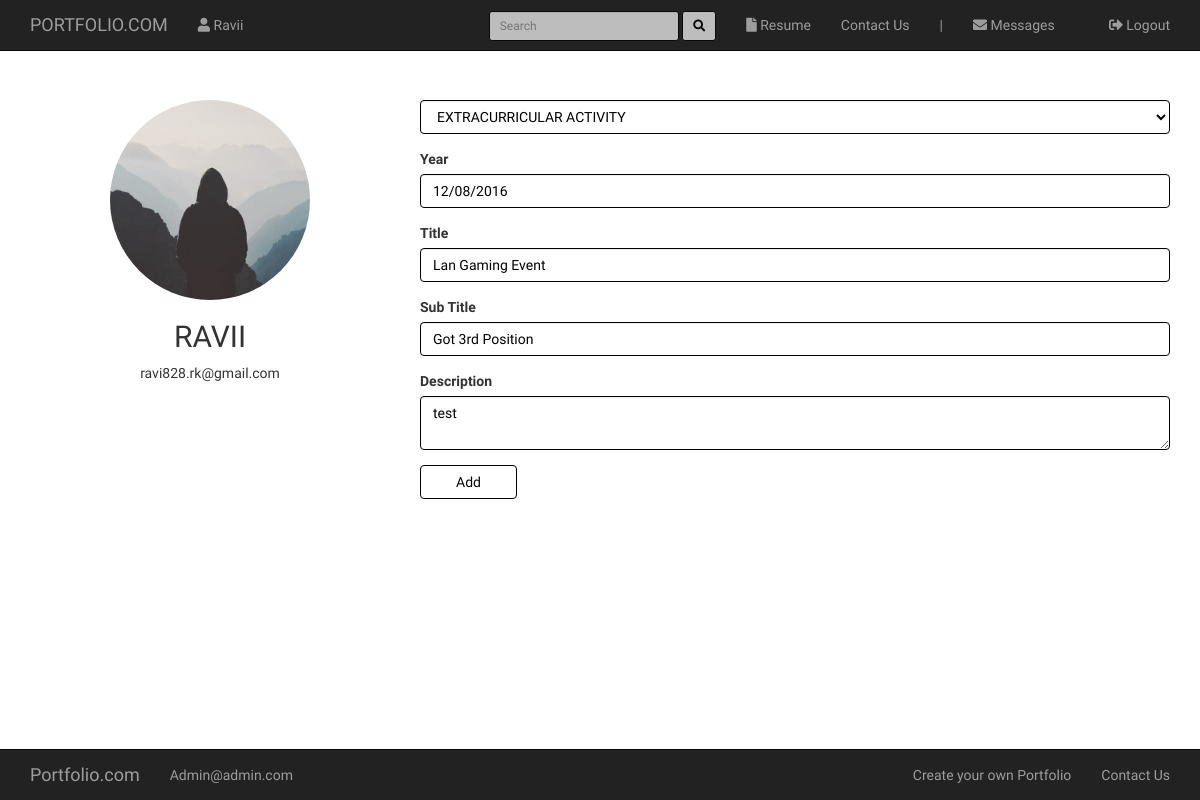
/update_resume_details/6 (signed in), run on an earlier commit of the app's database.
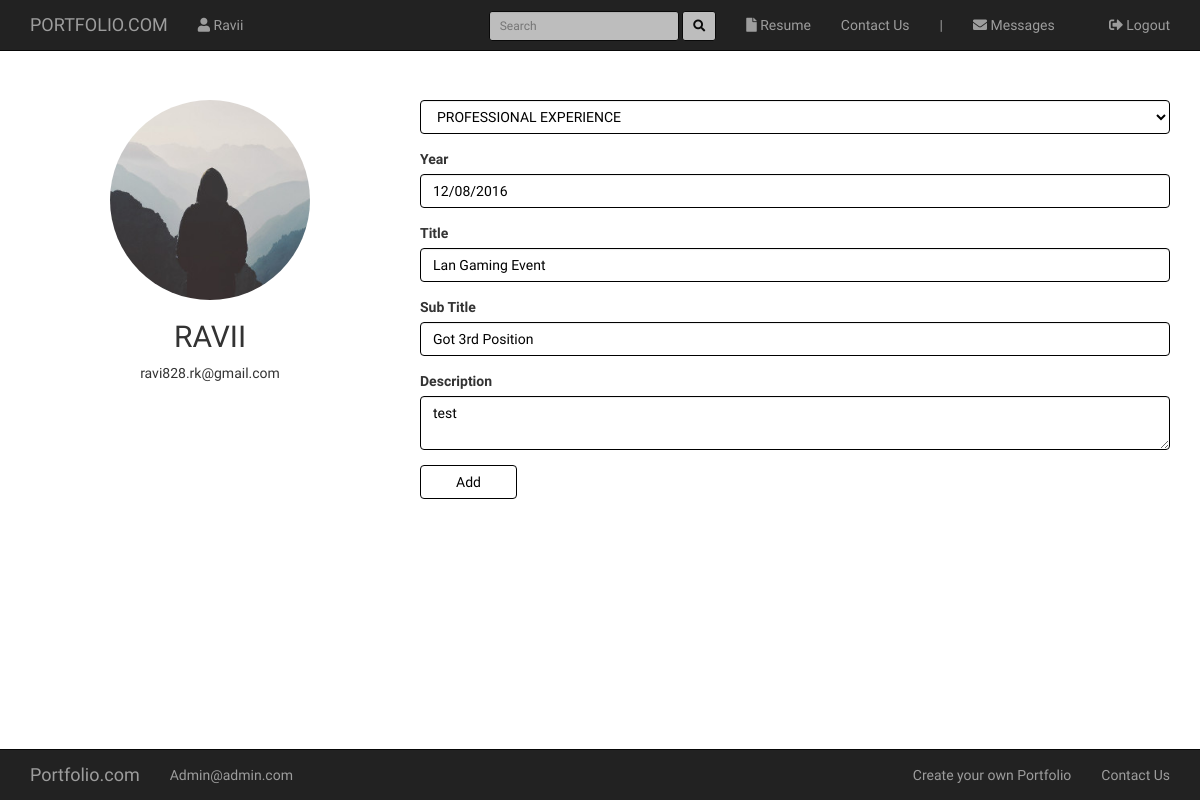
And on a later commit of the database.
### root/models.py (models this page shows, shortened)
class User(db.Model, UserMixin):
    id = db.Column(db.Integer, primary_key=True)
    username = db.Column(db.String(140), nullable=False, unique=True)
    email = db.Column(db.String(140), nullable=False, unique=True)
    password = db.Column(db.String(80), nullable=False)
    image = db.Column(db.String(120), default='default.jpg', nullable=False)
    resume = db.Column(db.String(120), default='default.pdf', nullable=False)
    name = db.Column(db.String(40))
    mobile = db.Column(db.String(14))
    phone = db.Column(db.String(14))
    dob = db.Column(db.String(20))
    address = db.Column(db.String(200))
    hobbies = db.Column(db.String(100))
    country = db.Column(db.String(30))
    city = db.Column(db.String(30))
    messages_sent = db.relationship('Message', foreign_keys='Message.sender_id', backref='author', lazy='dynamic')
    messages_received = db.relationship('Message', foreign_keys='Message.recipient_id', backref='recipient',
                                        lazy='dynamic')
    last_message_read_time = db.Column(db.DateTime)
    notifications = db.relationship('Notification', backref='user', lazy='dynamic')
    resume_details = db.relationship('Resume', backref='resume_details', lazy='dynamic')
    def new_messages(self):
        last_read_time = self.last_message_read_time or datetime(1900, 1, 1)
        return Message.query.filter_by(recipient=self).filter(Message.timestamp > last_read_time).count()

class Resume(db.Model):
    id = db.Column(db.Integer, primary_key=True)
    user_id = db.Column(db.Integer, db.ForeignKey('user.id'))
    category = db.Column(db.String(40), index=True)
    year = db.Column(db.String(30), index=True)
    title = db.Column(db.String(300), index=True)
    sub_title = db.Column(db.String(300), index=True)
    body = db.Column(db.String(800))
    timestamp = db.Column(db.DateTime, index=True, default=datetime.utcnow)

### root/routes.py (the view, shortened to what this page needs)
@app.route('/update_resume_details/<id>', methods=['POST', 'GET'])
@login_required
def update_resume_details(id):
    form = ResumeDetails()
    resume_detail = Resume.query.filter_by(id=id).first_or_404()
    print(resume_detail.resume_details.username)
    if resume_detail.resume_details.username != current_user.username:
        abort(403)
    if request.method == 'GET':
        form.category.data = resume_detail.category
        form.title.data = resume_detail.title
        form.sub_title.data = resume_detail.sub_title
        form.body.data = resume_detail.body
        form.year.data = resume_detail.year
    return render_template('resume_details.html', form=form, tilte='Update details')

### root/forms.py (shortened to what this page needs)
class ResumeDetails(FlaskForm):
    category = SelectField('Category', choices=[(x, x) for x in ['Please Select Category',
                                                                 'EDUCATION',
                                                                 'PROFESSIONAL EXPERIENCE',
                                                                 'PROJECT WORK',
                                                                 'EXTRACURRICULAR ACTIVITY']], coerce=str)
    year = StringField('Year', validators=[DataRequired()])
    title = StringField('Title', validators=[DataRequired()])
    sub_title = StringField('Sub Title', validators=[DataRequired()])
    body = TextAreaField('Description', validators=[DataRequired()])
    submit = SubmitField('Add')

### root/models.py (called while the page is built)
@login_manager.user_loader
def load_user(user_id):
    return User.query.get(int(user_id))

### root/templates/resume_details.html (shortened to what this page needs)
{% extends 'base.html' %}
{% block content %}
	<div class="col-sm-4 tc">
        <img class="img img-circle" src="{{ url_for('static', filename='profile_pics/' + current_user.image) }}" height="200px" width="200px">
        <div class="media-body">
            <h2 class="account-heading"><span style="font-family: 'Kirang Haerang', cursive;">{{ current_user.username.upper() }}</span></h2>
            <p class="text-secondary">{{ current_user.email }}</p>
        </div>
    </div>
    <div class="col-sm-8">
    	<form method="post" enctype="multipart/form-data">
			<div class="form-group">
				{% if form.category.errors %}
					{{ form.category(class="form-control is-invalid") }}
					<div class="invalid-feedback">
						{% for error in form.category.errors %}
							<span>{{ error }}</span>
						{% endfor %}
					</div>
				{% else %}
					{{ form.category(class="form-control ci") }}
				{% endif %}
			</div>
			<div class="form-group">
				{{ form.year.label }}
				{% if form.year.errors %}
					{{ form.year(class="form-control is-invalid") }}
					<div class="invalid-feedback">
						{% for error in form.year.errors %}
							<span>{{ error }}</span>
						{% endfor %}
					</div>
				{% else %}
					{{ form.year(class="form-control ci") }}
				{% endif %}
			</div>
			<div class="form-group">
				{{ form.title.label }}
				{% if form.title.errors %}
					{{ form.title(class="form-control is-invalid") }}
					<div class="invalid-feedback">
						{% for error in form.title.errors %}
							<span>{{ error }}</span>
						{% endfor %}
					</div>
				{% else %}
					{{ form.title(class="form-control ci") }}
				{% endif %}
			</div>
			<div class="form-group">
				{{ form.sub_title.label }}
				{% if form.sub_title.errors %}
					{{ form.sub_title(class="form-control is-invalid") }}
					<div class="invalid-feedback">
						{% for error in form.sub_title.errors %}
							<span>{{ error }}</span>
						{% endfor %}
					</div>
				{% else %}
					{{ form.sub_title(class="form-control ci") }}
				{% endif %}
			</div>
			<div class="form-group">
				{{ form.body.label }}
				{% if form.body.errors %}
					{{ form.body(class="form-control is-invalid") }}
					<div class="invalid-feedback">
						{% for error in form.body.errors %}
							<span>{{ error }}</span>
						{% endfor %}
					</div>
				{% else %}
					{{ form.body(class="form-control ci") }}
				{% endif %}
			</div>
			<div class="form-group">
				{{ form.submit(class="btn btn-default cb")}}
			</div>
		</form>
    </div>
{% endblock %}

### root/templates/base.html (shortened to what this page needs)
<!DOCTYPE html>
<html>
<head>
	<link rel="stylesheet" href="https://maxcdn.bootstrapcdn.com/bootstrap/3.3.7/css/bootstrap.min.css">
	<link rel="stylesheet" href="https://use.fontawesome.com/releases/v5.2.0/css/all.css" >
	<link rel="stylesheet" type="text/css" href="{{ url_for('static', filename='main.css') }}">
</head>
<body style="font-family: 'Roboto Condensed', sans-serif;">
	<nav class="navbar navbar-inverse navbar-fixed-top">
	  	<div class="container">
	    	<div class="navbar-header">
	      		<a class="navbar-brand" href="{{ url_for('home') }}"><span style="font-family: 'Kirang Haerang', cursive;">PORTFOLIO.COM</span></a>
	    	</div>
	    	<div class="collapse navbar-collapse" id="bs-example-navbar-collapse-1">
	      		<ul class="nav navbar-nav">
	      			{% if current_user.is_authenticated %}
	        		<li class=""><a href="{{ url_for('account') }}"><i class="fas fa-user"></i> {{ current_user.username }}</a></li>
	        		{% endif %}
	      		</ul>
	      		<ul class="nav navbar-nav navbar-right">
	      			{% if current_user.is_authenticated %}
	        		<li><a href="{{ url_for('resume') }}"><i class="fas fa-file"></i> Resume</a></li>
	        		<li><a href="{{ url_for('contact_us') }}">Contact Us</a></li>
	        		<li class=""><a href="#"> | </a></li>
	      			<li>
                        <a href="{{ url_for('messages') }}"><i class="fas fa-envelope"></i>
                            {{ 'Messages' }}
                            {% set new_messages = current_user.new_messages() %}
                        </a>
                    </li>
	        		<li class=""><a href="{{ url_for('logout') }}"><i class="fas fa-sign-out-alt"></i> Logout</a></li>
	        		{% else %}
	        		<li class=""><a href="{{ url_for('login') }}"><i class="fas fa-sign-in-alt"></i> Login</a></li>
	        		{% endif %}
	      		</ul>
	      		<form class="navbar-form navbar-right" style="opacity: .7; margin-top: 11px; " method="post" action="{{ url_for('search_user') }}">
	        		<div class="form-group">
	          			<input type="text" name="username" class="form-control input-sm  ci" placeholder="Search">
	        		</div>
	        		<button type="submit" class="btn btn-default btn-sm ci"><i class="fas fa-search"></i></button>
	      		</form>
	    	</div>
	  	</div>
	</nav>
	<div class="container mt-100">
		<div class="row">
			{% block content %}
			{% endblock %}
		</div>
	</div>
	<div style="height: 80px;"></div>
	<nav class="navbar navbar-inverse navbar-fixed-bottom">
	  	<div class="container">
	    	<div class="navbar-header">
	      		<a class="navbar-brand" href="#">Portfolio.com</a>
	    	</div>
	    	<div class="collapse navbar-collapse" id="bs-example-navbar-collapse-2">
	      		<ul class="nav navbar-nav">
	        		<li><a href="#">Admin@admin.com</a></li>
	      		</ul>
	      		<ul class="nav navbar-nav navbar-right">
	        		<li><a href="#">Create your own Portfolio</a></li>
	        		<li><a href="#">Contact Us</a></li>
	      		</ul>
	    	</div>
	  	</div>
	</nav>
</body>
</html>

### root/static/main.css (style rules this page uses)
body { font-family: 'Roboto Condensed', sans-serif; }
.cb { border-color: #000; color: #000; padding-left: 35px; padding-right: 35px; }
.ci { border-color: #000; color: #000; }
.mt-100 { margin-top: 100px; }
.tc { text-align: center; }

What changed in the data, as far as the page shows it:
changed Resume "Lan Gaming Event": category "EXTRACURRICULAR ACTIVITY" → "PROFESSIONAL EXPERIENCE"
